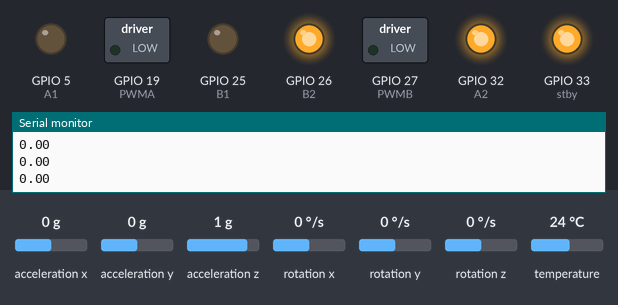
A sketch run on a simulated ESP32. Shown: switched loads named in the sketch (green lamp = pin HIGH), output pins drawn as LEDs (lit = HIGH), the last lines printed to the serial monitor. The inputs (shaded band) are chosen by the test bench; at power-on: rotation z 0 °/s, acceleration x 0 g, acceleration y 0 g, acceleration z 1 g, rotation x 0 °/s, rotation y 0 °/s, temperature 24 °C. Nothing arrives over Bluetooth unless stated.

Above: at 1.2 s.
1.3 s: rotation z set to -12 °/s
2.8 s: rotation z set to -17 °/s
At 3.6 s:
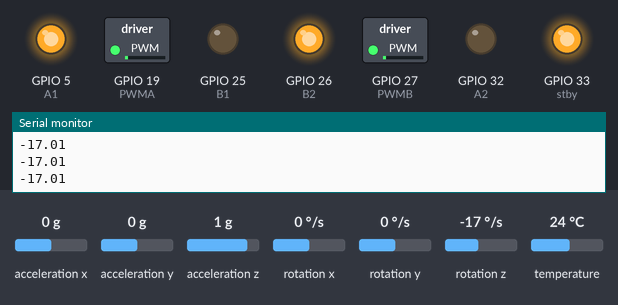
4.3 s: rotation z set to -192 °/s
At 4.7 s:
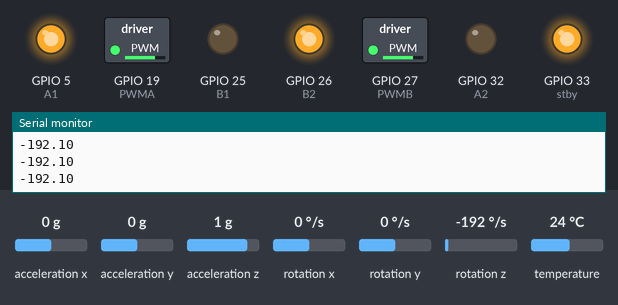
5.8 s: rotation z set to -100 °/s
At 7.0 s:
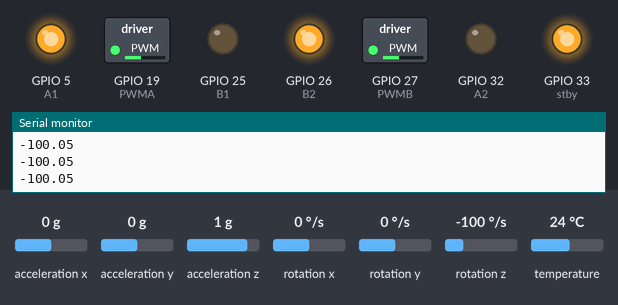
7.3 s: rotation z set to 100 °/s
At 8.2 s:
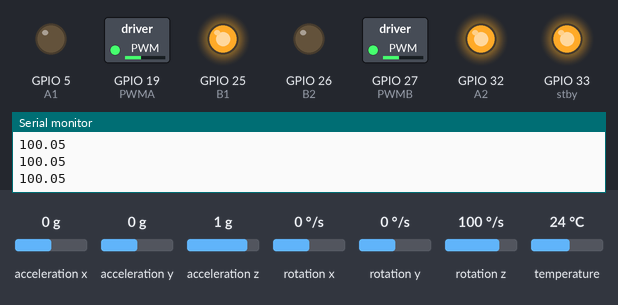
8.8 s: rotation z set to 192 °/s
At 9.3 s:
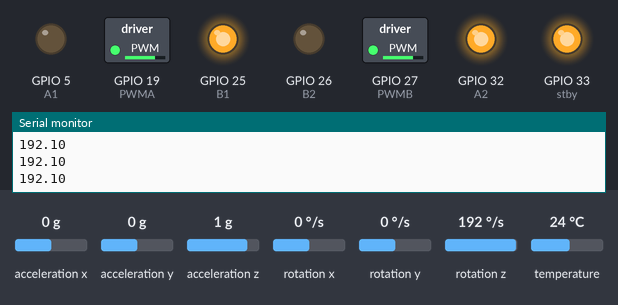
Timing chart, 0 to 11.3 s (numbered marks = the images above; inputs shaded):
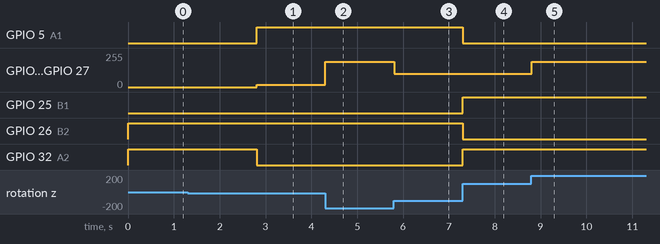

Measured:
- the behaviour switches between -14 and -15 °/s on rotation z (found by bisection; images 0 and 1)
- after the input at 2.8 s, GPIO 5 (A1): LOW → HIGH at once; GPIO 19 (PWMA), GPIO 27 (PWMB): 0/255 → 17/255 at once; GPIO 32 (A2): HIGH → LOW at once
- after the input at 4.3 s, GPIO 19 (PWMA), GPIO 27 (PWMB): 17/255 → 191/255 at once
- after the input at 5.8 s, GPIO 19 (PWMA), GPIO 27 (PWMB): 191/255 → 100/255 at once
- after the input at 7.3 s, GPIO 5 (A1), GPIO 26 (B2): HIGH → LOW at once; GPIO 25 (B1), GPIO 32 (A2): LOW → HIGH at once
- after the input at 8.8 s, GPIO 19 (PWMA), GPIO 27 (PWMB): 100/255 → 191/255 at once

The sketch:

esp32_PS4_controller_motors.ino
```cpp
#include <PS4Controller.h>

#define PWMA 19
#define PWMB 27
#define A1  5
#define A2  32
#define B1  25
#define B2  26
#define stby 33

void motors_control(int linear, int angular) {
  angular = pid(angular, - get_theta_speed());
  int Vel_R = linear - angular; //ao somar o angular com linear em cada motor conseguimos a ideia de direcao do robo
  int Vel_L = linear + angular;

  if(Vel_R<15 && Vel_R>-15) Vel_R=0;
  if(Vel_R>255 ) Vel_R=255;
  if(Vel_R<-255) Vel_R=-255;

  if(Vel_L<15 && Vel_L>-15) Vel_L=0;
  if(Vel_L>255 ) Vel_L=255;
  if(Vel_L<-255) Vel_L=-255;
  motor_R(Vel_R); //manda para a funcao motor um valor de -255 a 255, o sinal signifca a direcao
  //Serial.print(Vel_R);
  //Serial.print(" ");
  motor_L(Vel_L);
  //Serial.println(Vel_L);

}

void motor_R(int speedA){  // se o valor for positivo gira para um lado e se for negativo troca o sentido
  if(speedA>0){
    digitalWrite(A1, 1);
    digitalWrite(A2, 0);
  }else{
    digitalWrite(A1, 0);
    digitalWrite(A2, 1);
  }
  ledcWrite(1,abs( speedA));
}
void motor_L(int speedB){
  if(speedB>0){
    digitalWrite(B1, 1);
    digitalWrite(B2, 0);
  }else{
    digitalWrite(B1, 0);
    digitalWrite(B2, 1);
  }
  ledcWrite(2,abs( speedB));
}


void setup(void) {
  Serial.begin(115200);
  while (!Serial)
    delay(10); // will pause Zero, Leonardo, etc until serial console opens

  Serial.println("Start");
  PS4.begin("94:F6:D6:79:F5:34");

  ledcAttachPin(PWMA, 1);
  ledcAttachPin(PWMB, 2);

  ledcSetup(1, 80000, 8);
  ledcSetup(2, 80000, 8);

  pinMode(stby, OUTPUT);
  pinMode(A1, OUTPUT);
  pinMode(A2, OUTPUT);
  pinMode(B1, OUTPUT);
  pinMode(B2, OUTPUT);
  digitalWrite(stby, 1);
  digitalWrite(A1, 0);
  digitalWrite(A2, 0);
  digitalWrite(B1, 0);
  digitalWrite(B2, 0);

  mpu_init();


}

void loop() {


  if (PS4.isConnected()) {
  // estou multiplicando por 1.8 para aumentar a velocidade linear, o quao rapido o robo vai ser
  // estou dividindo por 2 o angular, para o robô fazer menos curva e ser mais facil de controlar

  //motors_control(linear_speed*multiplicador, angular_speed* multiplicador2);
    motors_control(PS4.LStickY()*1.8, PS4.RStickX()*2);
    Serial.println(get_theta_speed());

  }


}
```

mpu6050__.ino
```cpp
#include <Adafruit_MPU6050.h>
#include <Adafruit_Sensor.h>
#include <Wire.h>

Adafruit_MPU6050 mpu;

void mpu_init(void) {


  Serial.println("MPU6050 init");

  // Try to initialize!
  if (!mpu.begin()) {
    Serial.println("Failed to find MPU6050 chip");
    while (1) {
      delay(10);
    }
  }
  Serial.println("MPU6050 Found!");

  mpu.setAccelerometerRange(MPU6050_RANGE_8_G);

  mpu.setGyroRange(MPU6050_RANGE_500_DEG);

  mpu.setFilterBandwidth(MPU6050_BAND_21_HZ);
}


float get_theta_speed(){  //in degrees

	sensors_event_t a, g, temp;
	mpu.getEvent(&a, &g, &temp);
	float theta = g.gyro.z * 180 / 3.14;
	return theta;
}
```

pid.ino
```cpp
float pid(float target, float atual){
	float kp = 1;
	float kd = 0;
	float ki = 0;

	float error = target - atual;

	float output = error * kp ;

	return output;

}
```
